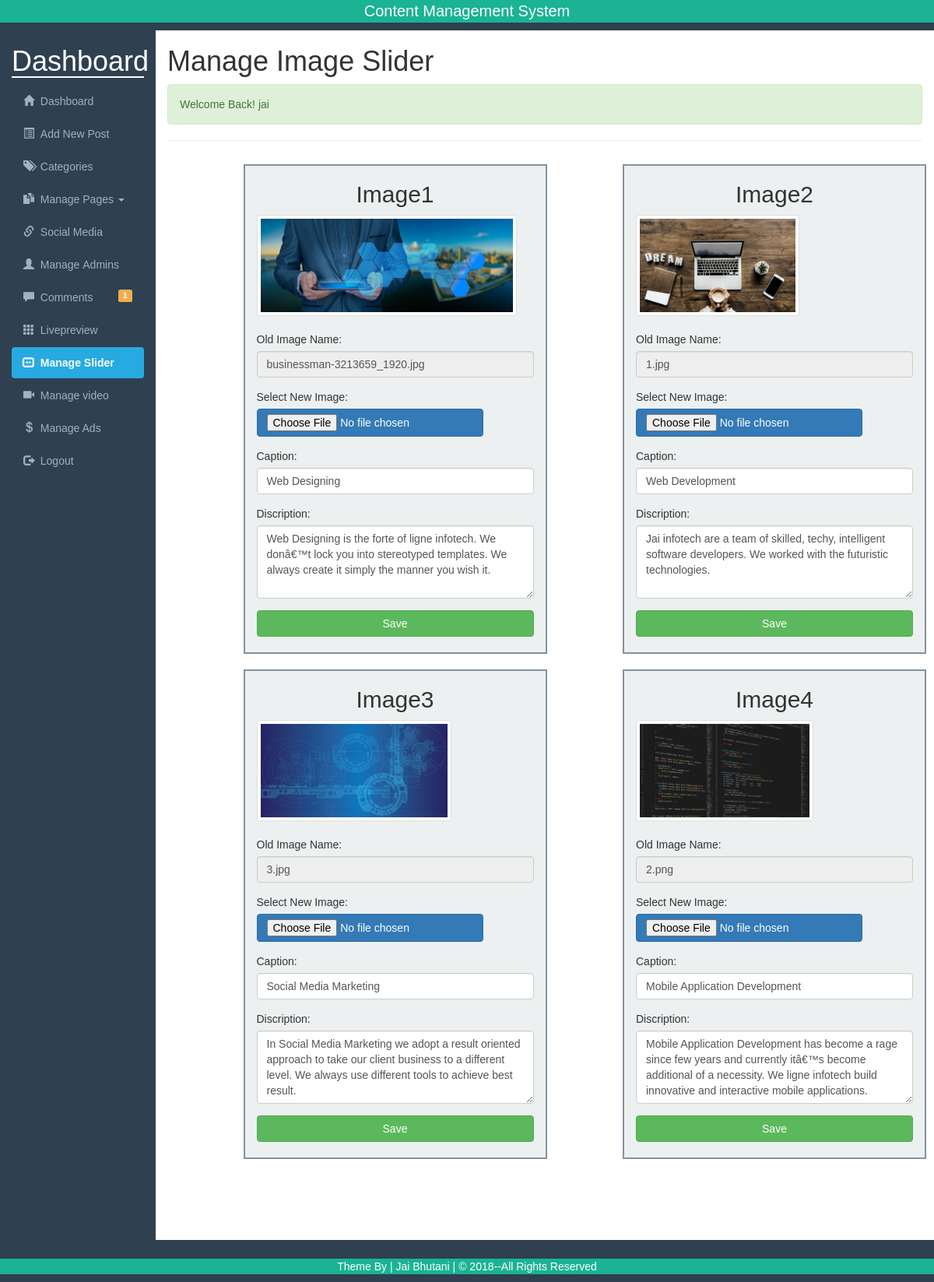
Screenshot of /slider.php (signed in) with the database file from the repository.
### tables this page shows
CREATE TABLE `slider` (
  `id` int(100) NOT NULL,
  `name` varchar(1000) NOT NULL,
  `caption` varchar(1000) NOT NULL,
  `discription` varchar(1000) NOT NULL
);

### include/functions.php (the view, shortened to what this page needs)
<?php
require_once("include/sessions.php");
function imgname($id){
  $select="SELECT name FROM slider WHERE id='$id'";
  $select_execute=mysql_query($select);
  $imagecaption=mysql_fetch_array($select_execute);
  $imgcaption=$imagecaption['name'];
  echo $imgcaption;
}
function imgcaption($id){
  $select="SELECT caption FROM slider WHERE id='$id'";
  $select_execute=mysql_query($select);
  $imageName=mysql_fetch_array($select_execute);
  $imgname=$imageName['caption'];
  echo $imgname;
}
function imgdisc($id){
  $select="SELECT discription FROM slider WHERE id='$id'";
  $select_execute=mysql_query($select);
  $imagedisc=mysql_fetch_array($select_execute);
  $imgdisc=$imagedisc['discription'];
  echo $imgdisc;
}
 ?>

### slider.php (shortened to what this page needs)
<?php
require_once("include/sessions.php");
require_once("include/functions.php");
?>
<!DOCTYPE html>
<html>
  <head>
    <link rel="stylesheet" href="css/bootstrap.min.css">
    <link rel="stylesheet" href="css/adminstyles.css">
  </head>
  <body>
    <div class="header ">
      <p>Content Management System</p>
    </div>
  <div class="container-fluid">
    <div class="row">
      <div class="col-sm-2">
        <h1>Dashboard</h1>
        <ul id="side_menu" class="nav flex-column nav-pills nav-stacked" >
        <li ><a href="dashboard.php?page=1"><span class="glyphicon glyphicon-home"></span> &nbsp;Dashboard</a></li>
        <li><a href="AddNewPost.php"><span class="glyphicon glyphicon-list-alt"></span> &nbsp;Add&nbsp;New&nbsp;Post</a></li>
        <li ><a href="categories.php"><span class="glyphicon glyphicon-tags"></span> &nbsp;Categories</a></li>
        <li class="dropdown">
    <a class="dropdown-toggle" data-toggle="dropdown" href="#"><span class="glyphicon glyphicon-duplicate"></span>&nbsp; Manage Pages
    <span class="caret"></span></a>
  </li>
    <li ><a href="social.php"><span class="glyphicon glyphicon-link"></span> &nbsp;Social Media</a></li>
        <li ><a href="admins.php"><span class="glyphicon glyphicon-user"></span> &nbsp;Manage&nbsp;Admins</a></li>
        <li><a href="comments.php"><span class="glyphicon glyphicon-comment"></span> &nbsp;Comments
          <?php
          $querycomm="Select count(*) from comments where status='OFF'";
          $executecomm=mysql_query($querycomm);
          $rowscomm=mysql_fetch_array($executecomm);
          $totalcomm=array_shift($rowscomm);
          if ($totalcomm>0) {
          ?>
          <span class="label label-warning pull-right"><?php echo $totalcomm; ?> </span>
          <?php } ?>
        </a></li>
        <li><a href="blog.php?page=1" target="_blank"><span class="glyphicon glyphicon-th"></span> &nbsp;Livepreview</a></li>
        <li class="active"><a href="slider.php"><span class="glyphicon glyphicon-sound-stereo"></span> &nbsp;Manage Slider</a></li>
        <li><a href="video.php"><span class="glyphicon glyphicon-facetime-video"></span> &nbsp;Manage video</a></li>
        <li><a href="ads.php"><span class="glyphicon glyphicon glyphicon-usd"></span> &nbsp;Manage Ads</a></li>
        <li><a href="logout.php"><span class="glyphicon glyphicon-log-out"></span> &nbsp;Logout</a></li>
        </ul>
      </div>
        <div class="col-sm-10 scroll">
          <h1>Manage Image Slider</h1>
  <?php echo message(); echo success_message(); ?>
          <hr>
          <div class="container">
          <div class="row ">
      <?php
      for($i=1; $i <=4 ; $i++) {
      ?>
        <div class="thumbnail1 col-sm-4 col-sm-offset-1">
                      <h2 class="h2 text-center" >Image<?php echo $i; ?></h2>
                      <img class="img-responsive thumbnail slide" src="slider/<?php imgname($i);?>" alt="">
                      <form class="form" action="slider.php" method="post" enctype="multipart/form-data">
                        <fieldset>
                          <div class="form-group">
                          <label for="old<?php echo $i; ?>"><span class="h5 ">Old Image Name:</span> </label>
                          <input disabled value="<?php imgname($i); ?>" class="form-control" type="text" name="old<?php echo $i; ?>" id="old<?php echo $i; ?>">
                          </div>
                          <div class="form-group">
                          <label for="slider<?php echo $i; ?>"><span class="h5">Select New Image:</span> </label>
                          <input class="btn btn-primary" type="file" name="image<?php echo $i; ?>" id="slider<?php echo $i; ?>" accept="image/*" >
                        </div>
                          <div class="form-group">
                          <label for="caption<?php echo $i; ?>"><span class="h5">Caption:</span> </label>
                          <input class="form-control" type="text" name="caption<?php echo $i; ?>" id="caption<?php echo $i; ?>" value="<?php imgcaption($i) ?>">
                          </div>
                          <div class="form-group">
                          <label for="Discription<?php echo $i; ?>"><span class="h5">Discription:</span> </label>
                          <textarea class="form-control"  rows="4" name="discription<?php echo $i; ?>" id="Discription<?php echo $i; ?>" ><?php imgdisc($i); ?> </textarea>
                          </div>
                          <input class="btn btn-success btn-block"type="submit" name="submit<?php echo $i; ?>" value="Save">
<br>
                        </fieldset>
                      </form>
        </div>
      <?php } ?>
      </div>
      </div>
</div>
<br>
        </div>
<br>
    </div>
  <div class="footer ">
    <p>Theme By | Jai Bhutani | &copy; 2018--All Rights Reserved</p>
  </div>
  </body>
</html>

### css/adminstyles.css (style rules this page uses)
.scroll { height: 300px; overflow-y: scroll; }
body { font-family: 'arial', sans-serif; background-color: #2f4050; }
.col-sm-10 { background-color: #ffffff; min-height: 100vh; }
#side_menu a { color: #9fb1c2; }
#side_menu .active a { color: #ffffff; background-color: #27AAE1; font-weight: bold; }
.col-sm-2 h1 { border-bottom: 2px solid white; color: #ffffff; }
.footer { color: white; text-align: center; background-color: #1ab394; height: 100%; margin-top: 4px; }
.header { font-size: 20px; margin-bottom: 4px; color: white; text-align: center; background-color: #1ab394; height: 100%; }
textarea { resize: vertical; }

### slider.php (style rules this page uses)
.slide { max-height: 130px; }
.thumbnail1 { background: #ecf0f1 ; border: 2px solid #85929e ; margin-bottom: 10px; margin-top: 10px; }

### rows the page displays
slider: name (picture), name "businessman-3213659_1920.jpg", caption1 "Web Designing", discription1 "Web Designing is the forte of ligne infotech. We donâ€™t lock you into stereotyped templates. We always create it simply the manner you wish it."
slider: name (picture), name "1.jpg", caption2 "Web Development", discription2 "Jai infotech are a team of skilled, techy, intelligent software developers. We worked with the futuristic technologies."
slider: name (picture), name "3.jpg", caption3 "Social Media Marketing", discription3 "In Social Media Marketing we adopt a result oriented approach to take our client business to a different level. We always use different tools to achieve best result."
slider: name (picture), name "2.png", caption4 "Mobile Application Development", discription4 "Mobile Application Development has become a rage since few years and currently itâ€™s become additional of a necessity. We ligne infotech build innovative and interactive mobile applications."

### other values shown
$totalcomm "1"
success_message() "Welcome Back! jai"
